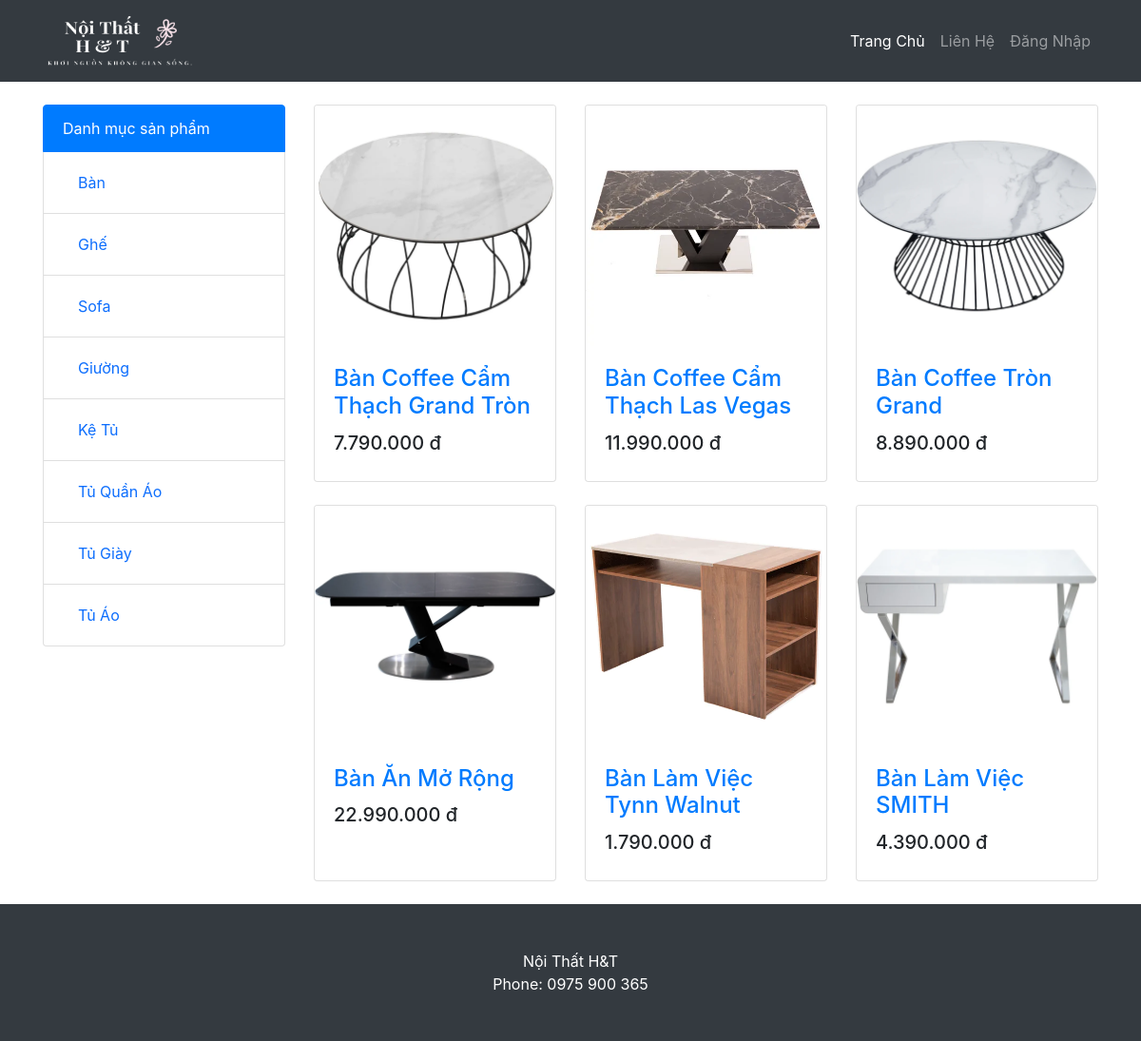
/loaisp.php?maloaisp=1, run on the app's committed database.
### tables this page shows
CREATE TABLE `loaisanpham` (
  `maloaisp` int(11) NOT NULL,
  `tenloaisp` varchar(200) NOT NULL
);

CREATE TABLE `sanpham` (
  `masp` int(11) NOT NULL,
  `tensp` varchar(500) NOT NULL,
  `giasp` int(11) NOT NULL,
  `soluong` int(11) NOT NULL DEFAULT 1,
  `mota` varchar(500) NOT NULL,
  `anhdaidien` varchar(200) NOT NULL,
  `chatlieu` varchar(200) NOT NULL,
  `mausac` varchar(200) NOT NULL,
  `kichthuoc` varchar(200) NOT NULL,
  `xuatxu` varchar(200) NOT NULL,
  `baohanh` varchar(200) NOT NULL,
  `trangthai` int(11) NOT NULL DEFAULT 1,
  `maloaisp` int(11) NOT NULL,
  `makm` int(11) NOT NULL
);

### loaisp.php (the view, shortened to what this page needs)
<!DOCTYPE html>
<html lang="en">
<head>
        <link href="https://cdn.jsdelivr.net/npm/bootstrap@5.0.1/dist/css/bootstrap.min.css" rel="stylesheet">
        <link href="./Bootstrap/css/styles.css" rel="stylesheet" />
</head>
<body>
    <?php
    include'ketnoi.php';
        if (isset($_GET['maloaisp']) && !empty($_GET['maloaisp'])) {
            $loai = mysqli_query($conn, "SELECT * FROM `sanpham` where `maloaisp` = " . $_GET['maloaisp'] );
            $sql1 =  "SELECT * FROM `loaisanpham`";
             $result2 = mysqli_query($conn,$sql1);
        }
        ?>
    <nav class="navbar navbar-expand-lg navbar-dark bg-dark">
            <div class="container">
                <a class="navbar-brand" href="./index.php" ><img src="./Images/LogoIndex1.png" width="160px" height="60px"></a>
                <div class="collapse navbar-collapse" id="navbarResponsive">
                    <ul class="navbar-nav ml-auto">
                        <li class="nav-item active">
                            <a class="nav-link" href="./index.php">
                                Trang Chủ
                            </a>
                        <?php  if(!isset($_SESSION['dangnhap'])) {?>
                        </li>
                        <li class="nav-item"><a class="nav-link" href="#LienHe">Liên Hệ</a></li>
                        <li class="nav-item"><a class="nav-link" href="./dangnhap.php">Đăng Nhập</a></li>
                        <?php } ?>
                    </ul>
                </div>
            </div>
        </nav>
    <div class="container">
        <div class="row">
            <div class="col-lg-3">
                <div class="list-group">
                    <button type="button" class="list-group-item list-group-item-action active" disabled>Danh mục sản
                        phẩm </button>
                        <?php
                while ($row2 = mysqli_fetch_array($result2)) {
                    ?>
                    <button type="button" class="list-group-item list-group-item-action" ><a href="loaisp.php?maloaisp=<?= $row2['maloaisp']?>" class="nav-link"><?= $row2['tenloaisp'] ?></a></button>
                  <?php } ?>
                </div>
            </div>
            <div class="col-lg-9">
                <div class="row">
                <?php
                while ($row = mysqli_fetch_array($loai)) {
                    ?>
                    <div class="col-lg-4 col-md-6 mb-4">
                        <div class="card h-100">
                            <a href="sanpham.php?masp=<?= $row['masp']?>"><img class="card-img-top" src=" <?= $row['anhdaidien'] ?> " alt=""></a>
                            <div class="card-body">
                                <h4 class="card-title">
                                    <a href="sanpham.php?masp=<?= $row['masp']?>"><?= $row['tensp'] ?></a>
                                </h4>
                                <h5><?= number_format($row['giasp'],0,",",".") ?> đ</h5>
                            </div>
                        </div>
                    </div>
                    <?php } ?>
                </div>
            </div>
        </div>
    </div>
    <footer class="py-5 bg-dark">
            <div class="container"><p class="m-0 text-center text-white" id="LienHe">Nội Thất H&T</br>Phone: 0975 900 365</p></div>
        </footer>
</body>
</html>

### data on the page
loaisanpham: tenloaisp "Bàn"
loaisanpham: tenloaisp "Ghế"
loaisanpham: tenloaisp "Sofa"
loaisanpham: tenloaisp "Giường"
loaisanpham: tenloaisp "Kệ Tủ"
loaisanpham: tenloaisp "Tủ Quần Áo"
loaisanpham: tenloaisp "Tủ Giày"
loaisanpham: tenloaisp "Tủ Áo"
sanpham: anhdaidien (picture), tensp "Bàn Coffee Cẩm Thạch Grand Tròn", giasp "7.790.000"
sanpham: anhdaidien (picture), tensp "Bàn Coffee Cẩm Thạch Las Vegas", giasp "11.990.000"
sanpham: anhdaidien (picture), tensp "Bàn Coffee Tròn Grand", giasp "8.890.000"
sanpham: anhdaidien (picture), tensp "Bàn Ăn Mở Rộng", giasp "22.990.000"
sanpham: anhdaidien (picture), tensp "Bàn Làm Việc Tynn Walnut", giasp "1.790.000"
sanpham: anhdaidien (picture), tensp "Bàn Làm Việc SMITH", giasp "4.390.000"
